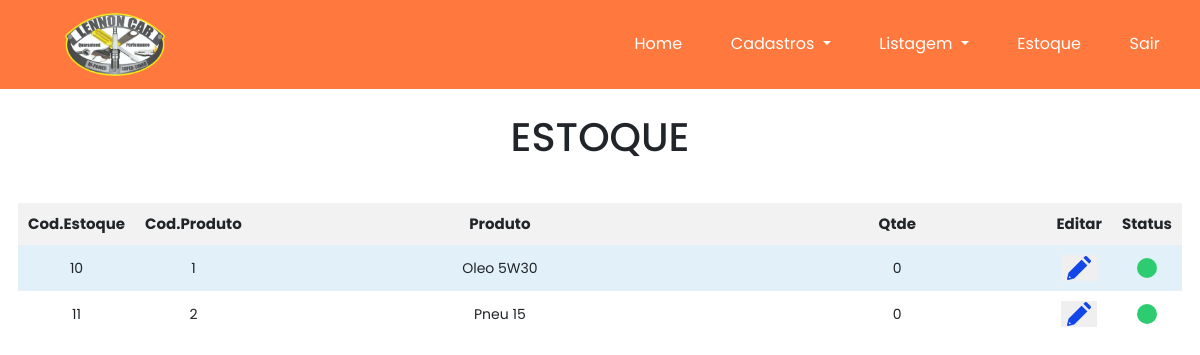
Screenshot of /pages/listStock.php (signed in) with the database file from the repository.
### tables this page shows
CREATE TABLE `estoque_produtos` (
  `id` int NOT NULL AUTO_INCREMENT,
  `id_produto` int NOT NULL,
  `qtde` int NOT NULL,
  `status` int NOT NULL DEFAULT '1',
  PRIMARY KEY (`id`)
);

CREATE TABLE `pecas` (
  `id` int NOT NULL AUTO_INCREMENT,
  `nome_peca` varchar(500) NOT NULL,
  `status` int NOT NULL DEFAULT '1',
  PRIMARY KEY (`id`)
);

### services/PartService.php (called while the page is built, shortened)
<?php
class PartService extends PartController
{
     private $db;
     public function __construct()
     {
          $dbHost = $_ENV['DB_HOST'];
          $dbName = $_ENV['DB_NAME'];
          $dbUser = $_ENV['DB_USER'];
          $dbPassword = $_ENV['DB_PASSWORD'];
          $this->db = new Database($dbHost, $dbName, $dbUser, $dbPassword);
          $this->db->connect();
     }
     public function indexStock()
     {
          $sql = "
          SELECT
               t1.id,
               t2.id AS idPeca,
               t2.nome_peca,
               t1.qtde,
               t1.status
          FROM
               estoque_produtos AS t1
          LEFT JOIN pecas AS t2
          ON
               t1.id_produto = t2.id
          ORDER BY t1.status ASC, t2.nome_peca ASC
          ";
          $result = $this->db->getConnection()->query($sql);
          $stock = $result->fetchAll();
          return $stock;
     }
}

### config/connection.php (called while the page is built, shortened)
<?php
class Database
{
     private $host;
     private $dbname;
     private $username;
     private $password;
     private $conn;
     public function __construct($host, $dbname, $username, $password)
     {
          $this->host = $host;
          $this->dbname = $dbname;
          $this->username = $username;
          $this->password = $password;
     }
     public function connect()
     {
          try {
               $dsn = "mysql:host={$this->host};dbname={$this->dbname}";
               $options = array(
                    PDO::ATTR_ERRMODE => PDO::ERRMODE_EXCEPTION,
                    PDO::ATTR_DEFAULT_FETCH_MODE => PDO::FETCH_ASSOC,
                    PDO::MYSQL_ATTR_INIT_COMMAND => "SET NAMES utf8"
               );
               $this->conn = new PDO($dsn, $this->username, $this->password, $options);
               return true;
          } catch (PDOException $e) {
               echo "Connection failed: " . $e->getMessage();
               return false;
          }
     }
     public function getConnection()
     {
          return $this->conn;
     }
}

### actions/listAllClasses.php (called while the page is built, shortened)
<?php
require_once '../services/PartService.php';
try
{
     $Parts         = new PartService();
     $listStock     = $Parts->indexStock();
}
catch (\Throwable $th)
{
     echo $th->getMessage();
}

### pages/listStock.php (the view, shortened to what this page needs)
<?php
require_once '../actions/listAllClasses.php';
require_once '../components/nav.php';
?>
<section class="container__section">
     <div class="d-flex justify-content-center mt-4 mb-3">
          <h1>ESTOQUE</h1>
     </div>
     <div class="container__table">
          <table id="list">
               <thead>
                    <tr id="table_tr_header">
                         <th class="table_td_header">Cod.Estoque</th>
                         <th class="table_td_header">Cod.Produto</th>
                         <th class="table_td_header">Produto</th>
                         <th class="table_td_header">Qtde</th>
                         <th class="table_td_header">Editar</th>
                         <th class="table_td_header">Status</th>
                    </tr>
               </thead>
               <tbody>
                    <?php foreach ($listStock as $stock) :
                         $button = $stock['status'] == '1'
                         ? '<div  title="Clique Para Desativar" onclick="desativeActive(\'2\', '.$stock['id'].', \'estoque_produtos\')" style="cursor:pointer;margin:0 auto;width:20px;height:20px;background:#2ecc71;border-radius:50%"></div>'
                         : '<div  title="Clique Para Ativar"    onclick="desativeActive(\'1\', '.$stock['id'].', \'estoque_produtos\')"  style="cursor:pointer;margin:0 auto;width:20px;height:20px;background:#EA2027;border-radius:50%"></div>';
                    ?>
                         <tr id="table_linha">
                              <td class="table_td" style="width: 5%;"><?= $stock['id'] ?></td>
                              <td class="table_td" style="width: 5%;"><?= $stock['idPeca'] ?></td>
                              <td class="table_td"><?= $stock['nome_peca'] ?></td>
                              <td class="table_td" id="peca_<?=$stock['idPeca']?>"><?= $stock['qtde'] ?></td>
                              <td class="table_td" style="width: 5%;" onclick="editQtde(<?=$stock['idPeca'].','.$stock['qtde'].','.$stock['id']?>)"><button style="ackground: transparent;border: none;" name="editar" id="editar_<?=$stock['idPeca']?>"><img id="img_<?=$stock['idPeca']?>" style="width:24px;cursor:pointer;" src="../assets/images/edit.png" alt=""></button></td>
                              <td class="table_td" style="width: 5%;"><?= $button ?></td>
                         </tr>
                    <?php endforeach ?>
               </tbody>
          </table>
     </div>
</section>

### assets/style/nav.css (style rules this page uses)
:root { --global-primary-color:#ff793f; }

### assets/style/home.css (style rules this page uses)
* { box-sizing: border-box; font-family: 'Poppins', sans-serif; }
table { border-collapse: collapse; width: 100%; text-align: center; }
th { background-color: #f2f2f2; padding: 10px; }
td { padding: 10px; }
.container__section { flex-direction: column; justify-content: center }
.container__table { padding: 1.5% }
.table_td_header { font-size: 15px !important; }
.table_td { font-size: 14px; }
#table_linha:nth-child(odd) { background-color: #e1f0f9; font-size: 10px; }

### rows the page displays
estoque_produtos: id "10", pecas.id "1", pecas.nome_peca "Oleo 5W30", qtde "0"
estoque_produtos: id "11", pecas.id "2", pecas.nome_peca "Pneu 15", qtde "0"
